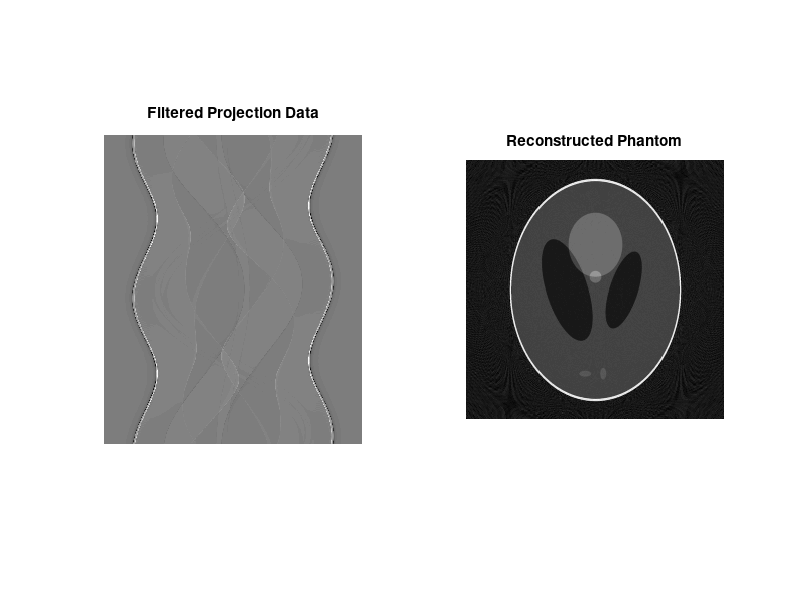

The MATLAB source for this figure:
load('ReconstructedPhantom.mat')
load('ProjDataRamp.mat')

subplot(1,2,1); imshow(ProjDataRamp,[]); title('Filtered Projection Data');
subplot(1,2,2); imshow(ReconstructedPhantom,[]); title('Reconstructed Phantom');
